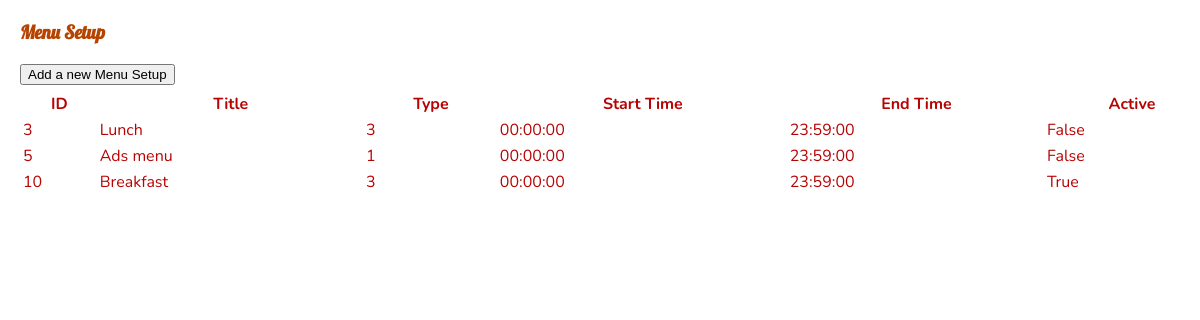
The page /menuSetup/573 (signed in) on the database as committed earlier.
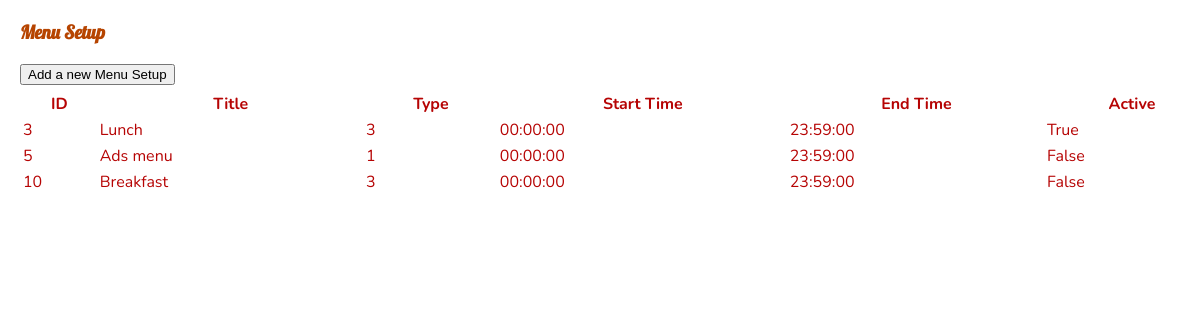
The same page on the database as committed later.
### website/models.py (models this page shows)
class ShopMenus(db.Model):
    shopMenuID = db.Column(db.Integer, primary_key=True)
    displayID = db.Column(db.Integer, db.ForeignKey('displays.displayID', name='fk_shop_menus_display_id'))
    menuTypeID = db.Column(db.Integer, db.ForeignKey('menus.menuID', name='fk_shops_menus_menu_type_id'))
    menuTitle = db.Column(db.String(50), nullable=False)
    menuStartTime = db.Column(db.Time, nullable=False)
    menuFinishTime = db.Column(db.Time, nullable=False)
    menuActive = db.Column(db.Boolean, nullable=False)

### website/displays.py (the view)
@displays.route('/menuSetup/<int:display_id>', methods=['GET', 'POST'])
@login_required
def menuSetup(display_id):
    displayID = display_id
    user = current_user
    display = Displays.query.get(displayID)
    shopMenus = ShopMenus.query.filter_by(displayID=displayID).all()
    return render_template('menuSetup.html',
                           displays=displays,
                           user=user,
                           display=display,
                           shopMenus=shopMenus)

### website/__init__.py (called while the page is built)
def create_app():
    app = Flask(__name__)
    app.config['SECRET_KEY'] = 'itAlwaysWorksInTheEnd'
    app.config['SQLALCHEMY_DATABASE_URI'] = f'sqlite:///{DB_NAME}'
    db.init_app(app)
    migrate.init_app(app, db)
    app.config['UPLOAD_FOLDER'] = UPLOAD_FOLDER
    from .views import views
    from .displays import displays
    from .auth import auth
    from .adsControl import adsControl
    app.register_blueprint(views, url_prefix='/')
    app.register_blueprint(displays, url_prefix='/')
    app.register_blueprint(auth, url_prefix='/')
    app.register_blueprint(adsControl, url_prefix='/')
    login_manager = LoginManager()
    login_manager.login_view = 'auth.login'
    login_manager.init_app(app)
    @login_manager.user_loader
    def load_user(id):
        from .models import Users
        return Users.query.get(int(id))
    return app

### website/templates/menuSetup.html (shortened to what this page needs)
{% extends "base.html" %}{% block title %}Menu Setup{% endblock %}
{% block content %}
    <div>
        <h3>Menu Setup</h3>
            <button type="button" onclick="window.location.href='/menuSetupAddNew/{{ display.displayID }}';" name="{{ display.displayID }}">Add a new Menu Setup</button>
            <table>
                <thead>
                    <tr>
                        <th>ID</th>
                        <th>Title</th>
                        <th>Type</th>
                        <th>Start Time</th>
                        <th>End Time</th>
                        <th>Active</th>
                    </tr>
                </thead>
                <tbody>
                {% for shopMenu in shopMenus %}
                    <tr class="shop-menu-row" data-shopmenuid="{{ shopMenu.shopMenuID }}" onclick="window.location.href='/menuSetupEdit/{{ shopMenu.shopMenuID }}';" name="{{ shopMenu.shopMenuID }}">
                        <td>{{shopMenu.shopMenuID }}</td>
                        <td>{{shopMenu.menuTitle }}</td>
                        <td>{{shopMenu.menuTypeID }}</td>
                        <td>{{shopMenu.menuStartTime }}</td>
                        <td>{{shopMenu.menuFinishTime }}</td>
                        <td>{{shopMenu.menuActive }}</td>
                    </tr>
                {% endfor %}
                </tbody>
            </table>
    </div>
{% endblock %}

Rows that differ between the two databases and show on the page:
changed ShopMenus "Lunch": menuActive "False" → "True"
changed ShopMenus "Breakfast": menuActive "True" → "False"
